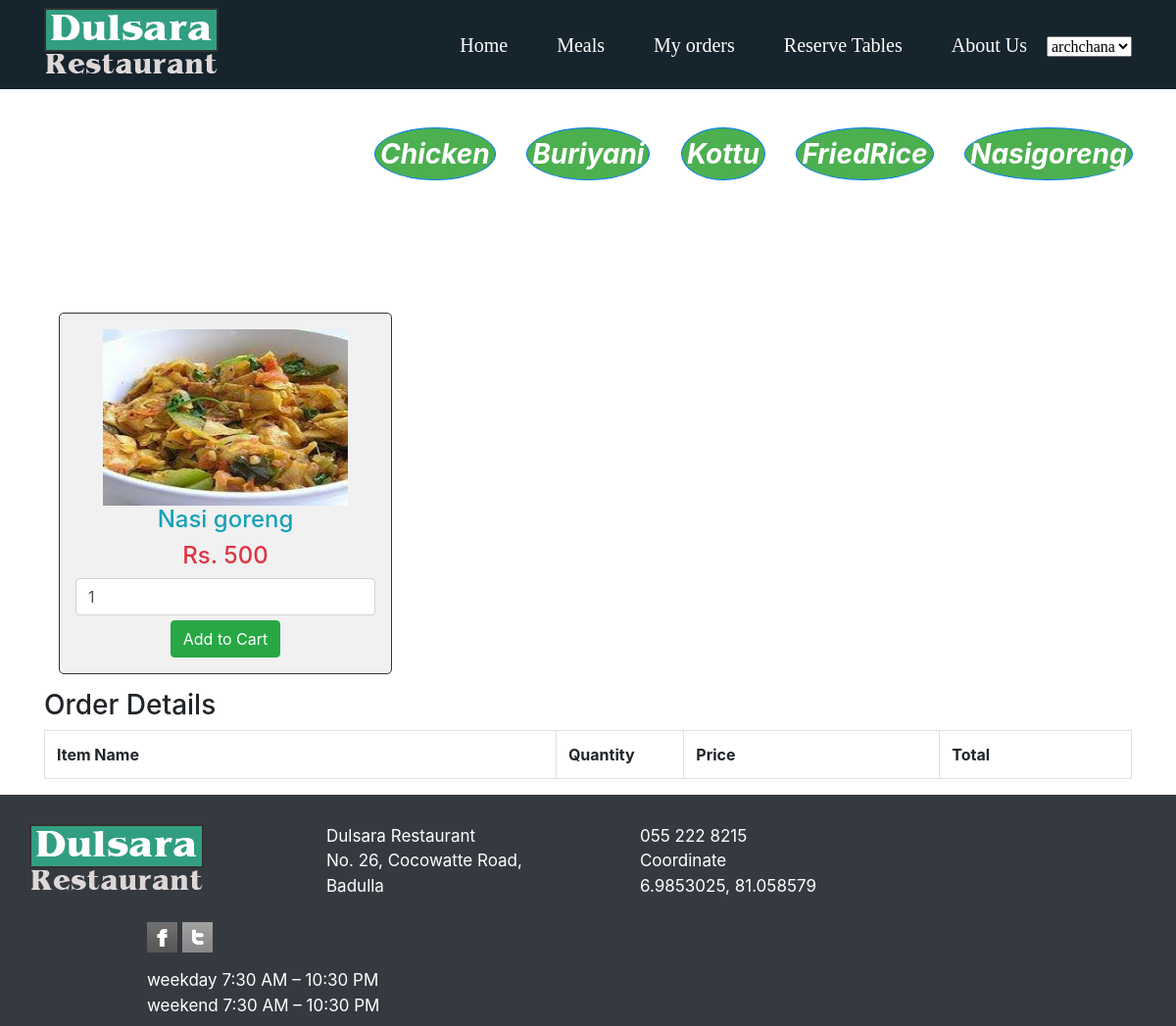
/orderhere/nasi1.php (signed in), run on the app's committed database.
### tables this page shows
CREATE TABLE `foods` (
  `food_id` int(20) NOT NULL,
  `food_name` varchar(100) NOT NULL,
  `food_desc` varchar(500) NOT NULL,
  `category_name` varchar(100) NOT NULL,
  `unit_price1` int(100) NOT NULL,
  `gallery_link` varchar(100) NOT NULL
);

### orderhere/nasi1.php (the view, shortened to what this page needs)
<!doctype html>
<html lang="en">
  <head>
    <link rel="stylesheet" href="https://stackpath.bootstrapcdn.com/bootstrap/4.1.3/css/bootstrap.min.css">
  </head>
  <body>
								<nav class="navbar navbar-light" style="background-color:#16242D;">
										<div class="container" style="font-family:navfont; font-color:White;">
											<img src="../Images/logo.png" alt="Dulsara logo">
												<div id="navcontent">
													<a class="navbar-brand" style="color:White;" href="../home_cus.php">Home</a>
													<a class="navbar-brand" style="color:White;" href="ordernow.php">Meals</a>
													<a class="navbar-brand" style="color:White;" href="view_order.php">My orders</a>
													<a class="navbar-brand" style="color:White;" href="../tablenew.php">Reserve Tables</a>
													<a class="navbar-brand" style="color:White;"href="../AboutUs.php"> About Us</a>
                                                    <?php  if (isset($_SESSION['cus_id'])) {
			                     $row= $_SESSION['cus_fname'];}  ?>
                           <select name="forma" onchange="location=this.value;">
                          <option value=""> <a class="navbar-brand" href=" " style="color:Red;"><?php echo $row; ?></a></option>
                            </select>
												</div>
										</div>
								</nav>
									<br>
 <div class="btn-toolbar">
					 <a class="btn btn-primary" href="ordernow.php" style="padding: 5px 5px; font-weight: ; font-size: 28px; background-color: #4CAF50; border-radius: 50%;" role="button">Chicken</a>&nbsp&nbsp&nbsp&nbsp&nbsp&nbsp&nbsp
					 <a class="btn btn-primary" href="buriyani1.php" style="padding: 5px 5px; font-weight: bold; font-size: 28px; background-color: #4CAF50; border-radius: 50%;" role="button">Buriyani</a>&nbsp&nbsp&nbsp&nbsp&nbsp&nbsp&nbsp
					 <a class="btn btn-primary" href="kothu1.php" style="padding: 5px 5px; font-weight: bold; font-size: 28px; background-color: #4CAF50; border-radius: 50%;" role="button"">Kottu</a>&nbsp&nbsp&nbsp&nbsp&nbsp&nbsp&nbsp
					 <a class="btn btn-primary" href="friedrice1.php" style="padding: 5px 5px; font-weight: bold; font-size: 28px; background-color: #4CAF50; border-radius: 50%;" role="button">FriedRice</a>&nbsp&nbsp&nbsp&nbsp&nbsp&nbsp&nbsp
					<a class="btn btn-primary" href="nasi1.php" style="padding: 5px 5px; font-weight: bold; font-size: 28px; background-color: #4CAF50; border-radius: 50%;" role="button">Nasigoreng</a>&nbsp&nbsp&nbsp&nbsp&nbsp&nbsp&nbsp
                </div>
								<?php
                             include '../includes/dbh.inc.php';
?>
		<div class="container">
			<br />
			<br />
			<br /><br />
			<?php
				$query = "SELECT * FROM foods where (category_name='Nasi goreng') ORDER BY food_id ASC";
				$result = mysqli_query($conn, $query);
				if(mysqli_num_rows($result) > 0)
				{
					while($row = mysqli_fetch_array($result))
					{
				?>
			<div class="col-md-4">
				<form method="post" action="buriyani1.php?action=add&id=<?php echo $row["food_id"]; ?>">
					<div style="border:1px solid #333; background-color:#f1f1f1; border-radius:5px; padding:16px;" align="center">
						<img  style="width:250px;height:180px" src="../images/<?php echo $row["gallery_link"]; ?>" class="img-responsive" /><br />
						<h4 class="text-info"><?php echo $row["food_name"]; ?></h4>
						<h4 class="text-danger">Rs. <?php echo $row["unit_price1"]; ?></h4>
						<input type="text" name="quantity" value="1" class="form-control" />
				<?php	if(isset($_SESSION['cus_id'])){
	echo '<input type="submit" name="add_to_cart" style="margin-top:5px;" class="btn btn-success" value="Add to Cart" />';
}else{
echo '<a class="link" href="login.php" style="text-decoration:none">add cart</a>';
}
?>
					</div>
				</form>
			</div>
					<?php }}?>
			<br />
			<h3>Order Details</h3>
			<div class="table-responsive">
			<form action="cart1.php" method="POST">
				<table class="table table-bordered">
				<tr>
						<th width="40%">Item Name</th>
						<th width="10%">Quantity</th>
						<th width="20%">Price</th>
						<th width="15%">Total</th>
					</tr>
				</table>
				</form>
			</div>
		</div>
                           <div id="footer">
			<nav class="navbar navbar-dark bg-dark" style="padding-top: 30px;">
				<div class="container">
					<div class="row">
							<div class="col1">
								<img src="../Images/logo.png" alt="Dulsara Logo"></br></br>
							</div>
						<div class="col2">
								Dulsara Restaurant
								<address> No. 26, Cocowatte Road,</br>Badulla</address>
						</div>
						<div class="col3">
						055 222 8215 <br>
						Coordinate<br> <a href="https://www.google.com/maps/place/6.9853025,81.058579" target="_blank" style="color:white;"> 6.9853025, 81.058579</a>
						</div>
						<div class="col4">
							<p class="icons">
								<a href="#" class="normaltip" title="Facebook"><img src="../Images/icon1.gif" alt=""></a>
								<a href="#" class="normaltip" title="Twitter"><img src="../Images/icon3.gif" alt=""></a>
							</p>
									 weekday      7:30 AM – 10:30 PM <br>
									weekend    7:30 AM – 10:30 PM
						</div>
					</div>
				</div>
			</nav>
		</div>
</body>
</html>

### orderhere/nasi1.php (style rules this page uses)
[class*="col-"] { float: left; }
body { ddbackground-image: url(../Images/bg_slider.jpg); background-color:#D8D9D***B; }
* { box-sizing: border-box; }
.row:after { content: ""; display: table; clear: both; }
.btn-toolbar { margin-left:350px; text-align: center; align-content:center; padding: 15px 32px; cursor: pointer; border-radius: 50%; }
.btn-primary { border-radius: 12px; text-align: center; padding: 12px 28px; background-color: #A9A9A9; font-weight: bold; font-style: italic; cursor: pointer; }
.col-md-4 { width:500px;height:360px; }
.navbar-brand { padding-left: 30px; }
.col2 { padding-left: 120px; }
.col3 { padding-left: 120px; }
.col4 { padding-left: 120px; color:White; }
.icons { align-items: center; }
#footer { color: White; font-size:17px; }

### data on the page
foods: gallery_link (picture), food_name "Nasi goreng", unit_price1 "500"
